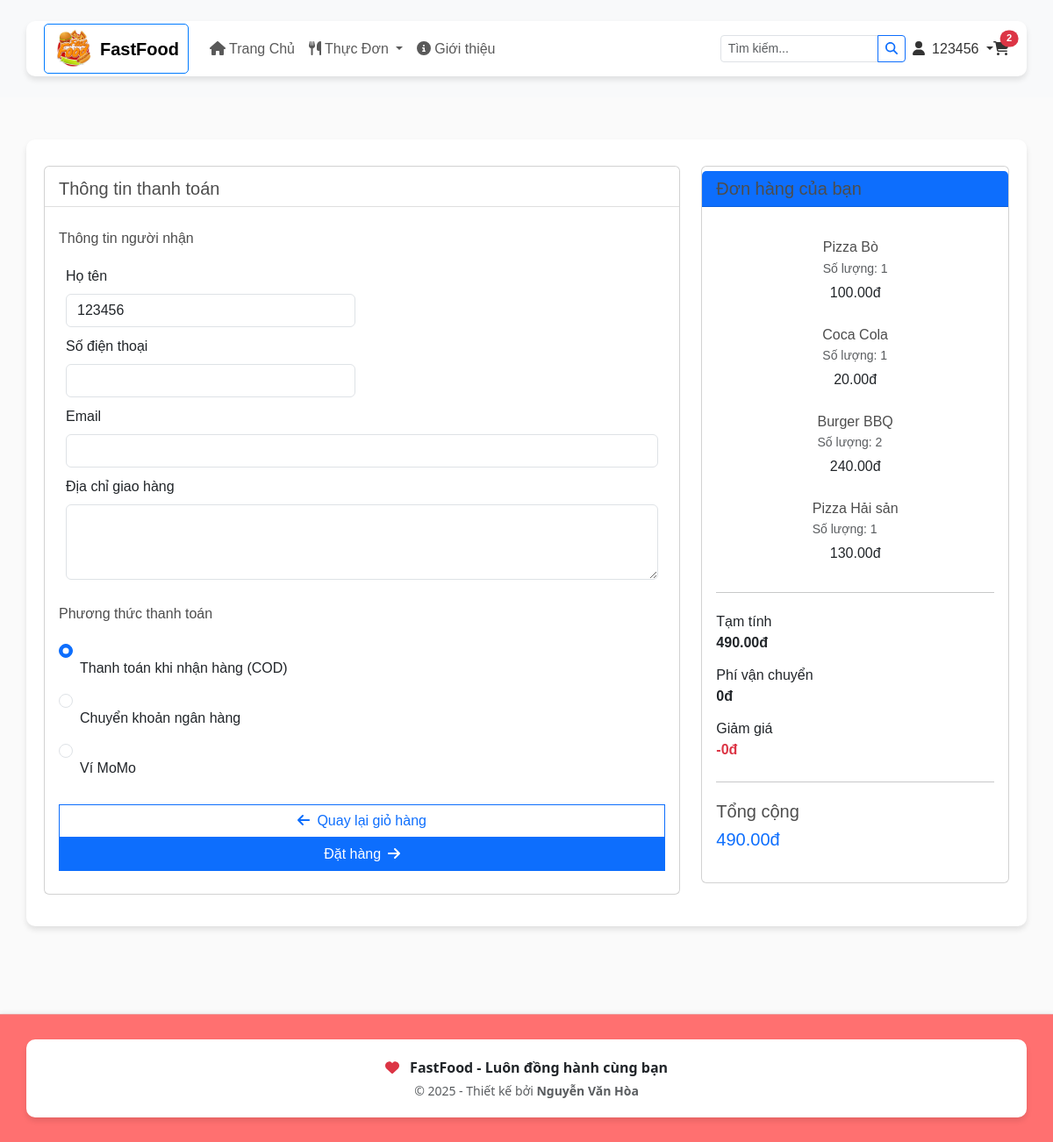
The app's page /checkout/ (signed in) with its own data.
### hoadeptrai/models.py (models this page shows, shortened)
class Customer(AbstractUser):
    phone_number = models.CharField(max_length=20, blank=True)
    address = models.CharField(max_length=255, blank=True)
    ROLES = (
        ('customer', 'Customer'),
        ('seller', 'Seller'),
        ('admin', 'Admin')
    )
    role = models.CharField(max_length=10, choices=ROLES)
    loyalty_points = models.IntegerField(default=0)
    groups = models.ManyToManyField(Group, related_name="custom_customer_groups", blank=True)
    user_permissions = models.ManyToManyField(Permission, related_name="custom_customer_permissions", blank=True)

class Order(models.Model):
    STATUS_CHOICES = (
        ('pending', 'Pending'),
        ('processing', 'Processing'),
        ('shipped', 'Shipped'),
        ('delivered', 'Delivered'),
        ('cancelled', 'Cancelled')
    )
    customer = models.ForeignKey(Customer, on_delete=models.CASCADE)
    order_date = models.DateTimeField(auto_now_add=True)
    total_amount = models.DecimalField(max_digits=10, decimal_places=2)
    shipping_address = models.CharField(max_length=255)
    status = models.CharField(max_length=20, choices=STATUS_CHOICES, default='pending')
    payment_method = models.CharField(max_length=50, null=True, blank=True)
    promotion = models.ForeignKey('Promotion', on_delete=models.SET_NULL, null=True, blank=True)
    complete = models.BooleanField(default=False)  # Add this field
    @property
    def get_cart_total(self):
        orderitems = self.orderitem_set.all()
        return sum([item.get_total for item in orderitems])
    @property
    def get_cart_items(self):
        orderitems = self.orderitem_set.all()
        return sum([item.quantity for item in orderitems])

class OrderItem(models.Model):
    order = models.ForeignKey(Order, on_delete=models.CASCADE)
    product = models.ForeignKey(Product, on_delete=models.CASCADE)
    quantity = models.PositiveIntegerField()
    price = models.DecimalField(max_digits=10, decimal_places=2)
    @property
    def get_total(self):
        return self.quantity * self.price

class Product(models.Model):
    seller = models.ForeignKey(Customer, on_delete=models.CASCADE)
    category = models.ForeignKey(Category, on_delete=models.CASCADE)
    product_name = models.CharField(max_length=255)
    description = models.TextField(blank=True, null=True)
    price = models.DecimalField(max_digits=10, decimal_places=2)
    image_url = models.URLField(max_length=1000, blank=True, null=True)  # Thay đổi từ ImageField sang URLField
    status = models.BooleanField(default=True)  # True: Còn hàng, False: Hết hàng

### hoadeptrai/views.py (the view, shortened to what this page needs)
# urls.py: path('checkout/', views.checkout, name='checkout'),
def checkout(request):
    if not request.user.is_authenticated:
        return redirect('login')
    customer = Customer.objects.get(id=request.user.id)
    order, created = Order.objects.get_or_create(
        customer=customer,
        status='pending',
        defaults={
            'total_amount': 0,
            'shipping_address': customer.address or ''
        }
    )
    context = {
        'order': order,
        'items': order.orderitem_set.all(),
        'shipping_address': customer.address,
    }
    return render(request, 'app/checkout.html', context)

### hoadeptrai/templates/app/checkout.html (shortened to what this page needs)
{% extends 'app/base.html' %}
{% load static %}
{% block main_content %}
<div class="container my-5" style="margin-bottom: 100px !important;">
    <div class="row">
        <div class="col-lg-4 order-lg-2 mb-4">
            <div class="card">
                <div class="card-header bg-primary text-white">
                    <h5 class="mb-0">Đơn hàng của bạn</h5>
                </div>
                <div class="card-body">
                    {% for item in items %}
                    <div class="d-flex justify-content-between align-items-center mb-3">
                        <div>
                            <h6 class="mb-1">{{ item.product.product_name }}</h6>
                            <small class="text-muted">Số lượng: {{ item.quantity }}</small>
                        </div>
                        <span>{{ item.get_total }}đ</span>
                    </div>
                    {% endfor %}
                    <hr>
                    <div class="d-flex justify-content-between mb-2">
                        <span>Tạm tính</span>
                        <strong>{{ order.get_cart_total }}đ</strong>
                    </div>
                    <div class="d-flex justify-content-between mb-2">
                        <span>Phí vận chuyển</span>
                        <strong>0đ</strong>
                    </div>
                    <div class="d-flex justify-content-between mb-2">
                        <span>Giảm giá</span>
                        <strong class="text-danger">-0đ</strong>
                    </div>
                    <hr>
                    <div class="d-flex justify-content-between mb-2">
                        <h5>Tổng cộng</h5>
                        <h5 class="text-primary">{{ order.get_cart_total }}đ</h5>
                    </div>
                </div>
            </div>
        </div>
        <div class="col-lg-8 order-lg-1">
            <div class="card">
                <div class="card-header bg-white">
                    <h5 class="mb-0">Thông tin thanh toán</h5>
                </div>
                <div class="card-body">
                    <form method="POST" id="checkoutForm">
                        <h6 class="mb-3">Thông tin người nhận</h6>
                        <div class="row g-3 mb-4">
                            <div class="col-md-6">
                                <label class="form-label">Họ tên</label>
                                <input type="text" class="form-control" value="{{ user.username }}" readonly>
                            </div>
                            <div class="col-md-6">
                                <label class="form-label">Số điện thoại</label>
                                <input type="tel" class="form-control" value="{{ user.phone_number }}" required>
                            </div>
                            <div class="col-12">
                                <label class="form-label">Email</label>
                                <input type="email" class="form-control" value="{{ user.email }}" readonly>
                            </div>
                            <div class="col-12">
                                <label class="form-label">Địa chỉ giao hàng</label>
                                <textarea class="form-control" name="shipping_address" rows="3" required>{{ shipping_address }}</textarea>
                            </div>
                        </div>
                        <h6 class="mb-3">Phương thức thanh toán</h6>
                        <div class="mb-4">
                            <div class="form-check mb-2">
                                <input class="form-check-input" type="radio" name="payment_method" value="cod" id="codPayment" checked>
                                <label class="form-check-label" for="codPayment">
                                    Thanh toán khi nhận hàng (COD)
                                </label>
                            </div>
                            <div class="form-check mb-2">
                                <input class="form-check-input" type="radio" name="payment_method" value="banking" id="bankingPayment">
                                <label class="form-check-label" for="bankingPayment">
                                    Chuyển khoản ngân hàng
                                </label>
                            </div>
                            <div class="form-check">
                                <input class="form-check-input" type="radio" name="payment_method" value="momo" id="momoPayment">
                                <label class="form-check-label" for="momoPayment">
                                    Ví MoMo
                                </label>
                            </div>
                        </div>
                        <div class="d-flex justify-content-between">
                            <a href="{% url 'cart' %}" class="btn btn-outline-primary">
                                <i class="fas fa-arrow-left me-2"></i>Quay lại giỏ hàng
                            </a>
                            <button type="submit" class="btn btn-primary" id="placeOrderBtn">
                                Đặt hàng<i class="fas fa-arrow-right ms-2"></i>
                            </button>
                        </div>
                    </form>
                </div>
            </div>
        </div>
    </div>
</div>
{% endblock main_content %}

### hoadeptrai/templates/app/base.html (shortened to what this page needs)
{%load static%}
<!DOCTYPE html>
<html>
    <head>
        <link href="https://cdn.jsdelivr.net/npm/bootstrap@5.3.3/dist/css/bootstrap.min.css" rel="stylesheet">
        <link rel="stylesheet" href="{% static 'app/css/style.css' %}">
        <link rel="stylesheet" href="{% static 'app/css/main.css' %}">
        <link rel="stylesheet" href="{% static 'app/css/owl.carousel.min.css' %}">
        <link rel="stylesheet" href="{% static 'app/css/all.min.css' %}">
    </head>
    <body>
        <nav class="navbar navbar-expand-lg bg-body-tertiary sticky-top py-1">
            <div class="container">
              <a class="navbar-brand d-flex align-items-center" href="{% url 'home' %}">
                <img src="{% static 'app/images/logopbl.jpg' %}" alt="logo" width="45" height="45" class="me-2">
                <span class="fw-bold">FastFood</span>
              </a>
              <div class="collapse navbar-collapse" id="navbarContent">
                <ul class="navbar-nav me-auto">
                  <li class="nav-item">
                    <a class="nav-link" href="{% url 'home' %}">
                      <i class="fas fa-home me-1"></i>Trang Chủ
                    </a>
                  </li>
                  <li class="nav-item dropdown">
                    <a class="nav-link dropdown-toggle" href="#" data-bs-toggle="dropdown">
                      <i class="fas fa-utensils me-1"></i>Thực Đơn
                    </a>
                  </li>
                  <li class="nav-item">
                    <a class="nav-link" href="#about">
                      <i class="fas fa-info-circle me-1"></i>Giới thiệu
                    </a>
                  </li>
                </ul>
                <form class="d-flex me-2" action="{% url 'search_products' %}" method="GET">
                  <div class="input-group input-group-sm">
                    <input class="form-control" type="search" name="q" placeholder="Tìm kiếm..." style="width: 180px">
                    <button class="btn btn-outline-primary btn-sm" type="submit">
                      <i class="fas fa-search"></i>
                    </button>
                  </div>
                </form>
                {% if user.is_authenticated %}
                <div class="nav-item dropdown">
                  <a class="nav-link dropdown-toggle" href="#" data-bs-toggle="dropdown">
                    <i class="fas fa-user me-1"></i>
                    <span class="d-none d-sm-inline">{{ user.username }}</span>
                  </a>
                </div>
                {% endif %}
                <a class="nav-link position-relative" href="{% url 'cart' %}">
                  <i class="fas fa-shopping-cart"></i>
                  {% if user.is_authenticated and user.order_set.first.get_cart_items > 0 %}
                  <span class="position-absolute top-0 start-100 translate-middle badge rounded-pill bg-danger" style="font-size: 0.6em">
                    {{ user.order_set.first.get_cart_items }}
                  </span>
                  {% endif %}
                </a>
              </div>
            </div>
          </nav>
        {% block main_content %} {% endblock main_content %}
         <footer class="custom-footer text-center text-dark py-2 mt-auto">
      <div class="container">
          <div class="d-flex flex-column align-items-center justify-content-center">
              <p class="mb-1">
                  <i class="fas fa-heart text-danger me-2"></i>
                  <strong>FastFood - Luôn đồng hành cùng bạn</strong>
              </p>
              <p class="mb-0 small text-muted">
                  © 2025 - Thiết kế bởi <strong>Nguyễn Văn Hòa</strong>
              </p>
          </div>
      </div>
    </footer>
    </body>
</html>

### hoadeptrai/static/app/css/style.css (style rules this page uses)
body { font-family: 'Arial', sans-serif; background-color: #f4f4f9; margin: 0; padding: 0; color: #333; }
.container { margin: 20px auto; padding: 20px; border-radius: 10px; background-color: #fff; box-shadow: 0 4px 6px rgba(0, 0, 0, 0.1); }
img { display: block; margin: 0 auto; border-radius: 10px; }
.row div { display: flex; flex-direction: column; margin: 5px 0; }
a { text-decoration: none; font-size: 14px; color: #007bff; font-weight: 600; border: 1px solid #007bff; padding: 5px 10px; border-radius: 5px; transition: all 0.3s ease; }
.input-group-sm > .form-control { min-width: 40px; }
.card-header { border-bottom: 1px solid rgba(0,0,0,.125); }

### hoadeptrai/static/app/css/main.css (style rules this page uses)
body { background-color: hsl(0, 0%, 98%); }
h1,h2,h3,h4,h5,h6 { color:hsl(0, 0%, 30%); }
.col-lg-3, .col-lg-4, .col-lg-6, .col-lg-8, .col-lg-12 { margin-top: 10px; }
.btn { border-radius: 0; }

### hoadeptrai/templates/app/base.html (style rules this page uses)
.custom-footer { background-color:rgb(255, 112, 112); border-top: 1px solid #e99; box-shadow: 0 -2px 5px rgba(0, 0, 0, 0.05); font-family: 'Segoe UI', Tahoma, Geneva, Verdana, sans-serif; transition: all 0.3s ease-in-out; }
.navbar .container { padding-top: 0.2rem; padding-bottom: 0.2rem; }
.nav-link .badge { font-size: 0.7rem !important; }
.custom-footer { padding: 0.5em 0 !important; }

### records on screen
Customer: username "123456", order_set.first.get_cart_items "2"
OrderItem: product.product_name "Pizza Bò", quantity "1", get_total "100.00"
OrderItem: product.product_name "Coca Cola", quantity "1", get_total "20.00"
OrderItem: product.product_name "Burger BBQ", quantity "2", get_total "240.00"
OrderItem: product.product_name "Pizza Hải sản", quantity "1", get_total "130.00"
Order: get_cart_total "490.00"
